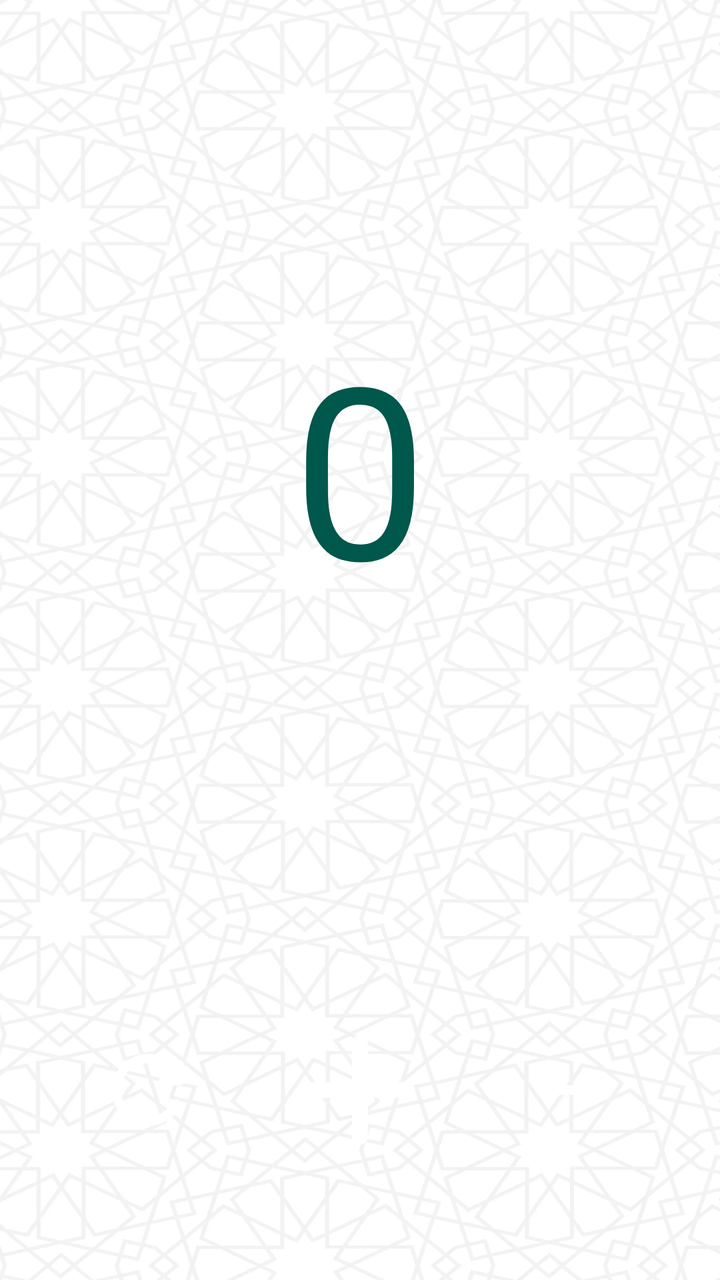
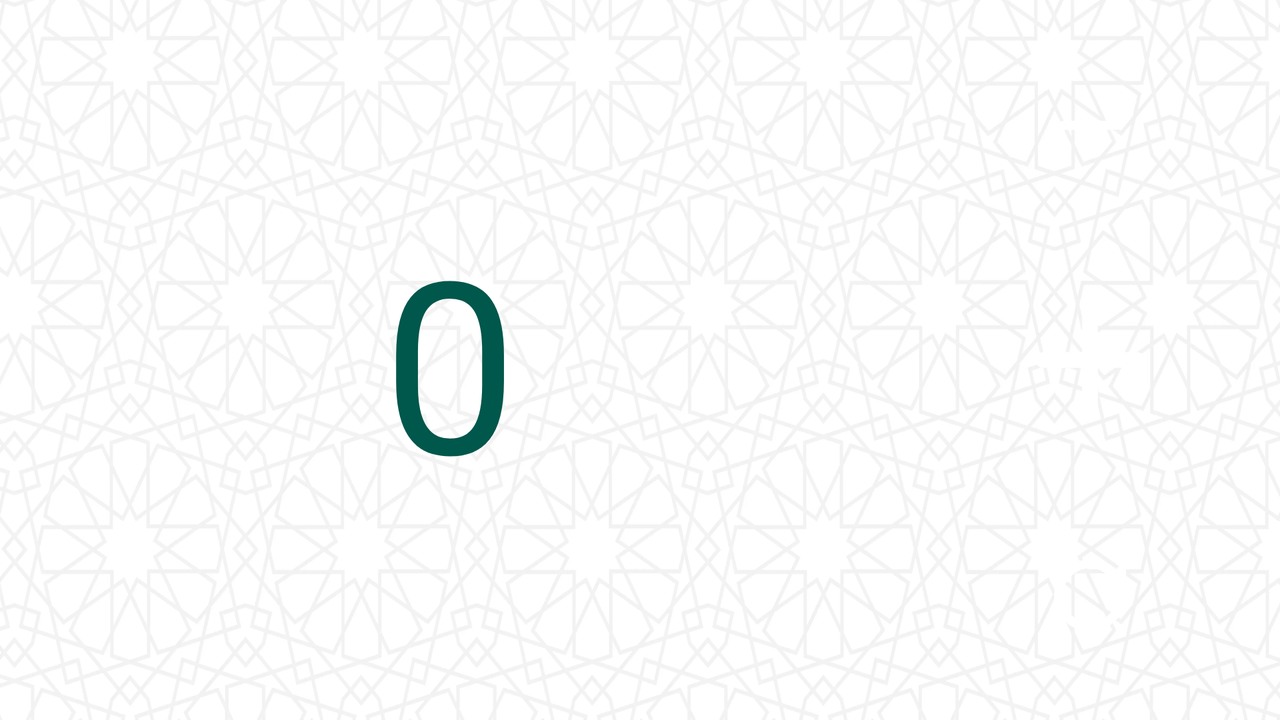

Compare how this app lays out the same screen by default and in its alternative resource folder. The renders come first, then the two layout files and the values they reference.
<!-- AndroidManifest.xml: application theme AppTheme -->
<!-- res/layout/activity_counter.xml -->
<?xml version="1.0" encoding="utf-8"?>
<LinearLayout xmlns:android="http://schemas.android.com/apk/res/android"
    xmlns:app="http://schemas.android.com/apk/res-auto"
    xmlns:tools="http://schemas.android.com/tools"
    android:layout_width="match_parent"
    android:layout_height="match_parent"
    android:background="@drawable/background"
    android:orientation="vertical"
    tools:context=".ui.CounterActivity">

    <LinearLayout
        android:id="@+id/counter_layout"
        android:layout_width="match_parent"
        android:layout_height="0dp"
        android:layout_weight="0.8"
        android:orientation="vertical">

        <TextView
            android:id="@+id/counter_textView"
            android:layout_width="match_parent"
            android:layout_height="match_parent"
            android:layout_marginStart="16dp"
            android:layout_marginTop="16dp"
            android:layout_marginEnd="16dp"
            android:gravity="center"
            android:text="@string/zero"
            android:textColor="@color/colorPrimaryDark"
            android:textSize="120sp" />

    </LinearLayout>

    <androidx.constraintlayout.widget.ConstraintLayout
        android:layout_width="wrap_content"
        android:layout_height="wrap_content"
        android:layout_gravity="center_horizontal"
        android:layout_margin="@dimen/small">

        <ImageView
            android:id="@+id/reset"
            android:layout_width="@dimen/counter_btn_size"
            android:layout_height="@dimen/counter_btn_size"
            android:background="@drawable/counter_btn_bg"
            android:contentDescription="@string/clear_button"
            android:padding="@dimen/small"
            android:src="@drawable/ic_clear"
            android:stateListAnimator="@animator/lift_on_touch"
            app:layout_constraintBottom_toBottomOf="parent"
            app:layout_constraintEnd_toStartOf="@+id/add"
            app:layout_constraintStart_toStartOf="parent"
            app:layout_constraintTop_toTopOf="parent" />


        <ImageView
            android:id="@+id/add"
            android:layout_width="@dimen/add_btn_size"
            android:layout_height="@dimen/add_btn_size"
            android:layout_marginStart="@dimen/standard"
            android:layout_marginEnd="@dimen/standard"
            android:background="@drawable/counter_btn_bg"
            android:contentDescription="@string/add_button"
            android:padding="@dimen/small"
            android:src="@drawable/ic_add"
            android:stateListAnimator="@animator/lift_on_touch"
            app:layout_constraintBottom_toBottomOf="parent"
            app:layout_constraintEnd_toStartOf="@+id/minus"
            app:layout_constraintHorizontal_bias="0.5"
            app:layout_constraintStart_toEndOf="@+id/reset"
            app:layout_constraintTop_toTopOf="parent" />

        <ImageView
            android:id="@+id/minus"
            android:layout_width="@dimen/counter_btn_size"
            android:layout_height="@dimen/counter_btn_size"
            android:background="@drawable/counter_btn_bg"
            android:contentDescription="@string/add_button"
            android:padding="@dimen/small"
            android:src="@drawable/ic_minus"
            android:stateListAnimator="@animator/lift_on_touch"
            app:layout_constraintBottom_toBottomOf="parent"
            app:layout_constraintEnd_toEndOf="parent"
            app:layout_constraintHorizontal_bias="0.5"
            app:layout_constraintStart_toEndOf="@+id/add"
            app:layout_constraintTop_toTopOf="parent" />

        <View
            android:layout_width="1dp"
            android:layout_height="@dimen/double_standard"
            app:layout_constraintBottom_toBottomOf="parent"
            app:layout_constraintEnd_toEndOf="parent"
            app:layout_constraintStart_toStartOf="parent"
            app:layout_constraintTop_toBottomOf="@+id/add" />

    </androidx.constraintlayout.widget.ConstraintLayout>

</LinearLayout>
<!-- resources referenced by this layout -->
<resources>
  <color name="colorPrimaryDark">#00574B</color>
  <dimen name="add_btn_size">110dp</dimen>
  <dimen name="counter_btn_size">70dp</dimen>
  <dimen name="double_standard">32dp</dimen>
  <dimen name="small">8dp</dimen>
  <dimen name="standard">16dp</dimen>
  <!-- drawable background: webp bitmap (drawable-hdpi, 58896 bytes) -->
  <!-- drawable ic_add (drawable) -->
  <vector android:autoMirrored="true" android:height="24dp"
      android:tint="#FFFFFF" android:viewportHeight="24"
      android:viewportWidth="24" android:width="24dp" xmlns:android="http://schemas.android.com/apk/res/android">
      <path android:fillColor="@color/counter_icons_color" android:pathData="M18,13h-5v5c0,0.55 -0.45,1 -1,1s-1,-0.45 -1,-1v-5H6c-0.55,0 -1,-0.45 -1,-1s0.45,-1 1,-1h5V6c0,-0.55 0.45,-1 1,-1s1,0.45 1,1v5h5c0.55,0 1,0.45 1,1s-0.45,1 -1,1z"/>
  </vector>
  <!-- drawable ic_clear (drawable) -->
  <vector android:autoMirrored="true" android:height="24dp"
      android:tint="@color/white" android:viewportHeight="24"
      android:viewportWidth="24" android:width="24dp" xmlns:android="http://schemas.android.com/apk/res/android">
      <path android:fillColor="@color/counter_icons_color" android:pathData="M17.65,6.35c-1.63,-1.63 -3.94,-2.57 -6.48,-2.31 -3.67,0.37 -6.69,3.35 -7.1,7.02C3.52,15.91 7.27,20 12,20c3.19,0 5.93,-1.87 7.21,-4.56 0.32,-0.67 -0.16,-1.44 -0.9,-1.44 -0.37,0 -0.72,0.2 -0.88,0.53 -1.13,2.43 -3.84,3.97 -6.8,3.31 -2.22,-0.49 -4.01,-2.3 -4.48,-4.52C5.31,9.44 8.26,6 12,6c1.66,0 3.14,0.69 4.22,1.78l-1.51,1.51c-0.63,0.63 -0.19,1.71 0.7,1.71H19c0.55,0 1,-0.45 1,-1V6.41c0,-0.89 -1.08,-1.34 -1.71,-0.71l-0.64,0.65z"/>
  </vector>
  <!-- drawable ic_minus (drawable) -->
  <vector android:autoMirrored="true" android:height="24dp"
      android:tint="#FFFFFF" android:viewportHeight="24"
      android:viewportWidth="24" android:width="24dp" xmlns:android="http://schemas.android.com/apk/res/android">
      <path android:fillColor="@color/counter_icons_color" android:pathData="M18,13H6c-0.55,0 -1,-0.45 -1,-1s0.45,-1 1,-1h12c0.55,0 1,0.45 1,1s-0.45,1 -1,1z"/>
  </vector>
  <string name="add_button">add button</string>
  <string name="clear_button">clear button</string>
  <string name="zero">0</string>
  <style name="AppTheme" parent="Theme.MaterialComponents.Light.DarkActionBar">
          
          <item name="colorPrimary">@color/colorPrimary</item>
          <item name="colorPrimaryDark">@color/colorPrimaryDark</item>
          <item name="colorAccent">@color/colorAccent</item>
      </style>
  <color name="counter_icons_color">#FFFFFF</color>
  <color name="white">#FFFFFF</color>
  <color name="colorPrimary">#008577</color>
  <color name="colorAccent">#FF5722</color>
</resources>
<!-- res/layout-land/activity_counter.xml (the repository's variant of the layout above) -->
<!-- drawn on the phone turned sideways -->
<?xml version="1.0" encoding="utf-8"?>
<LinearLayout xmlns:android="http://schemas.android.com/apk/res/android"
    xmlns:app="http://schemas.android.com/apk/res-auto"
    xmlns:tools="http://schemas.android.com/tools"
    android:layout_width="match_parent"
    android:layout_height="match_parent"
    android:background="@drawable/background_land"
    android:baselineAligned="false"
    android:orientation="horizontal"
    tools:context=".ui.CounterActivity">

    <LinearLayout
        android:id="@+id/counter_layout"
        android:layout_width="0dp"
        android:layout_height="match_parent"
        android:layout_weight="0.8"
        android:orientation="vertical">

        <TextView
            android:id="@+id/counter_textView"
            android:layout_width="match_parent"
            android:layout_height="match_parent"
            android:gravity="center"
            android:text="@string/zero"
            android:textColor="@color/colorPrimaryDark"
            android:textSize="120sp" />

    </LinearLayout>

    <androidx.constraintlayout.widget.ConstraintLayout
        android:layout_width="wrap_content"
        android:layout_height="match_parent"
        android:layout_gravity="center_vertical"
        android:layout_margin="@dimen/small">

        <ImageView
            android:id="@+id/reset"
            android:layout_width="@dimen/counter_btn_size"
            android:layout_height="@dimen/counter_btn_size"
            android:layout_marginTop="@dimen/small"
            android:background="@drawable/counter_btn_bg"
            android:contentDescription="@string/clear_button"
            android:padding="@dimen/small"
            android:src="@drawable/ic_clear"
            android:stateListAnimator="@animator/lift_on_touch"
            app:layout_constraintBottom_toBottomOf="parent"
            app:layout_constraintEnd_toEndOf="parent"
            app:layout_constraintHorizontal_bias="0.5"
            app:layout_constraintStart_toStartOf="parent"
            app:layout_constraintTop_toBottomOf="@+id/add" />


        <ImageView
            android:id="@+id/add"
            android:layout_width="@dimen/add_btn_size"
            android:layout_height="@dimen/add_btn_size"
            android:background="@drawable/counter_btn_bg"
            android:contentDescription="@string/add_button"
            android:padding="@dimen/small"
            android:src="@drawable/ic_add"
            android:stateListAnimator="@animator/lift_on_touch"
            app:layout_constraintBottom_toTopOf="@+id/reset"
            app:layout_constraintEnd_toEndOf="parent"
            app:layout_constraintHorizontal_bias="0.5"
            app:layout_constraintStart_toStartOf="parent"
            app:layout_constraintTop_toBottomOf="@+id/minus" />

        <ImageView
            android:id="@+id/minus"
            android:layout_width="@dimen/counter_btn_size"
            android:layout_height="@dimen/counter_btn_size"
            android:layout_marginBottom="@dimen/small"
            android:background="@drawable/counter_btn_bg"
            android:contentDescription="@string/add_button"
            android:padding="@dimen/small"
            android:src="@drawable/ic_minus"
            android:stateListAnimator="@animator/lift_on_touch"
            app:layout_constraintBottom_toTopOf="@+id/add"
            app:layout_constraintEnd_toEndOf="parent"
            app:layout_constraintHorizontal_bias="0.5"
            app:layout_constraintStart_toStartOf="parent"
            app:layout_constraintTop_toTopOf="parent" />

        <View
            android:layout_width="@dimen/double_standard"
            android:layout_height="1dp"
            app:layout_constraintBottom_toBottomOf="parent"
            app:layout_constraintEnd_toEndOf="parent"
            app:layout_constraintStart_toEndOf="@+id/add"
            app:layout_constraintTop_toTopOf="parent" />

    </androidx.constraintlayout.widget.ConstraintLayout>

</LinearLayout>
<!-- resources referenced by the variant -->
<!-- as the phone turned sideways resolves them -->
<resources>
  <color name="colorPrimaryDark">#00574B</color>
  <dimen name="add_btn_size">110dp</dimen>
  <dimen name="counter_btn_size">70dp</dimen>
  <dimen name="double_standard">32dp</dimen>
  <dimen name="small">8dp</dimen>
  <!-- drawable background_land: webp bitmap (drawable-hdpi, 58762 bytes) -->
  <!-- drawable ic_add (drawable) -->
  <vector android:autoMirrored="true" android:height="24dp"
      android:tint="#FFFFFF" android:viewportHeight="24"
      android:viewportWidth="24" android:width="24dp" xmlns:android="http://schemas.android.com/apk/res/android">
      <path android:fillColor="@color/counter_icons_color" android:pathData="M18,13h-5v5c0,0.55 -0.45,1 -1,1s-1,-0.45 -1,-1v-5H6c-0.55,0 -1,-0.45 -1,-1s0.45,-1 1,-1h5V6c0,-0.55 0.45,-1 1,-1s1,0.45 1,1v5h5c0.55,0 1,0.45 1,1s-0.45,1 -1,1z"/>
  </vector>
  <!-- drawable ic_clear (drawable) -->
  <vector android:autoMirrored="true" android:height="24dp"
      android:tint="@color/white" android:viewportHeight="24"
      android:viewportWidth="24" android:width="24dp" xmlns:android="http://schemas.android.com/apk/res/android">
      <path android:fillColor="@color/counter_icons_color" android:pathData="M17.65,6.35c-1.63,-1.63 -3.94,-2.57 -6.48,-2.31 -3.67,0.37 -6.69,3.35 -7.1,7.02C3.52,15.91 7.27,20 12,20c3.19,0 5.93,-1.87 7.21,-4.56 0.32,-0.67 -0.16,-1.44 -0.9,-1.44 -0.37,0 -0.72,0.2 -0.88,0.53 -1.13,2.43 -3.84,3.97 -6.8,3.31 -2.22,-0.49 -4.01,-2.3 -4.48,-4.52C5.31,9.44 8.26,6 12,6c1.66,0 3.14,0.69 4.22,1.78l-1.51,1.51c-0.63,0.63 -0.19,1.71 0.7,1.71H19c0.55,0 1,-0.45 1,-1V6.41c0,-0.89 -1.08,-1.34 -1.71,-0.71l-0.64,0.65z"/>
  </vector>
  <!-- drawable ic_minus (drawable) -->
  <vector android:autoMirrored="true" android:height="24dp"
      android:tint="#FFFFFF" android:viewportHeight="24"
      android:viewportWidth="24" android:width="24dp" xmlns:android="http://schemas.android.com/apk/res/android">
      <path android:fillColor="@color/counter_icons_color" android:pathData="M18,13H6c-0.55,0 -1,-0.45 -1,-1s0.45,-1 1,-1h12c0.55,0 1,0.45 1,1s-0.45,1 -1,1z"/>
  </vector>
  <string name="add_button">add button</string>
  <string name="clear_button">clear button</string>
  <string name="zero">0</string>
  <style name="AppTheme" parent="Theme.MaterialComponents.Light.DarkActionBar">
          
          <item name="colorPrimary">@color/colorPrimary</item>
          <item name="colorPrimaryDark">@color/colorPrimaryDark</item>
          <item name="colorAccent">@color/colorAccent</item>
      </style>
  <color name="counter_icons_color">#FFFFFF</color>
  <color name="white">#FFFFFF</color>
  <color name="colorPrimary">#008577</color>
  <color name="colorAccent">#FF5722</color>
</resources>
